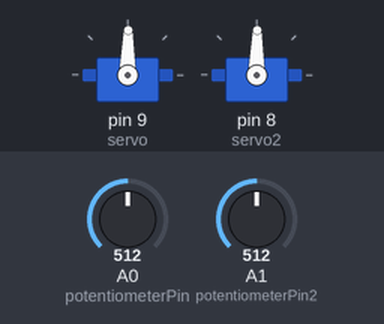
Simulated run of this sketch. Board: Arduino Uno, built with avr-gcc and run on an emulated ATmega328P. Shown: 2 × servo. Inputs (shaded band) come from the test bench; at power-on: A0 (potentiometerPin) = 512, A1 (potentiometerPin2) = 512.

Above: at 1.2 s.
1.3 s: A0 (potentiometerPin) set to 716
At 2.3 s:
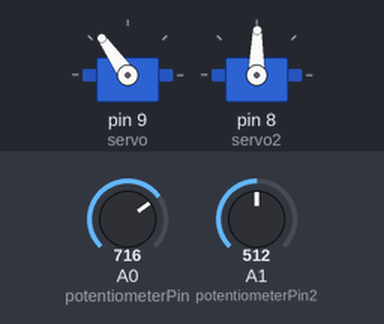
2.8 s: A1 (potentiometerPin2) set to 716
At 3.4 s:
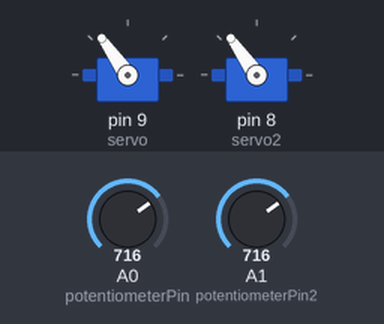
4.3 s: A0 (potentiometerPin) set to 900
At 5.2 s:
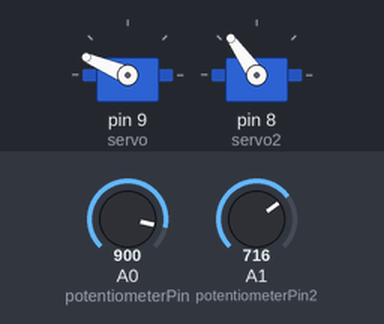
5.8 s: A1 (potentiometerPin2) set to 900
At 6.3 s:
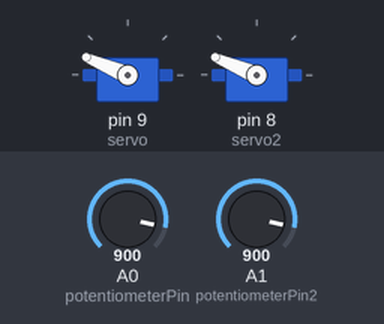
7.3 s: A0 (potentiometerPin) set to 1023
At 8.5 s:
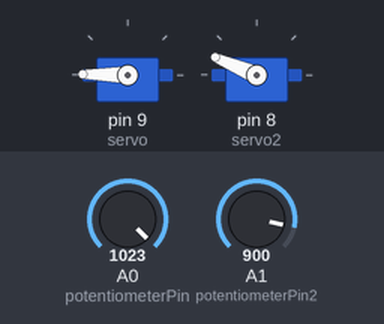
8.8 s: A1 (potentiometerPin2) set to 1023
At 9.9 s:
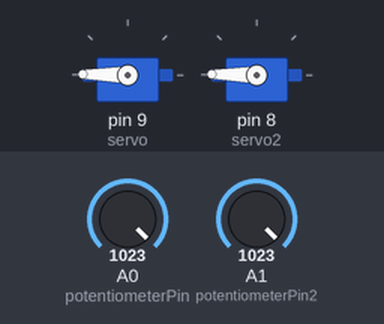
Timing chart, 0 to 11.3 s (numbered marks = the images above; inputs shaded):
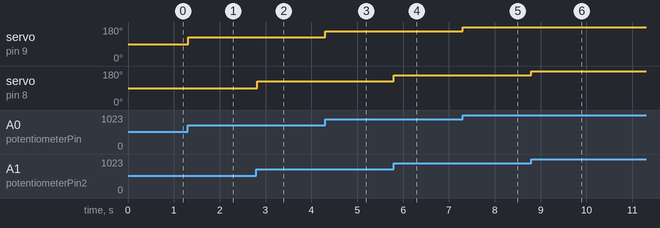

The sketch:

_Move_Servo_2.ino
```cpp
#include <Servo.h>

// 可変抵抗器に接続したアナログピンの番号
const int potentiometerPin = 0;
const int potentiometerPin2 = 1;

// サーボ
Servo servo;
Servo servo2;

void setup() {
  // サーボを使用するピンとしてデジタルピンの9 番をセット
  servo.attach(9);
  servo2.attach(8);
}

void loop() {
  // 可変抵抗器の値を読み取る
  int value = analogRead(potentiometerPin);
  int value2 = analogRead(potentiometerPin2);

  // 読み取った値を0から179までにスケーリング
  int angle = map(value, 0, 1023, 0, 179);
  int angle2 = map(value2, 0, 1023, 0, 179);

  // サーボの角度をセット
  servo.write(angle);
  servo2.write(angle2);

  // サーボが指定した角度まで動く間待つ
  delay(15);
}
```

Measured:
- after the input at 1.3 s, servo on pin 9 (servo): 89° → 125° at once
- after the input at 2.8 s, servo on pin 8 (servo2): 89° → 125° at once
- after the input at 4.3 s, servo on pin 9 (servo): 125° → 157° at once
- after the input at 5.8 s, servo on pin 8 (servo2): 125° → 157° at once
- after the input at 7.3 s, servo on pin 9 (servo): 157° → 179° at once
- after the input at 8.8 s, servo on pin 8 (servo2): 157° → 179° at once
